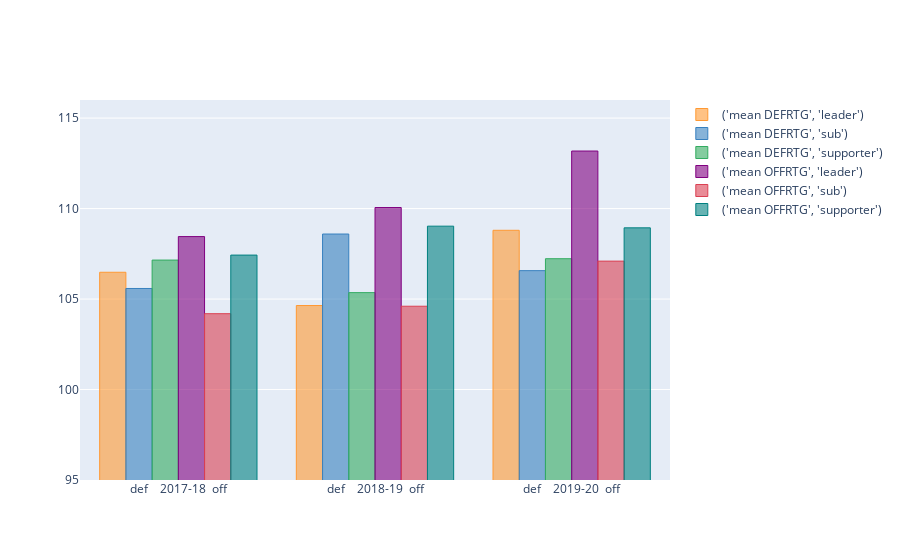

The cell this chart's notebook holds for it:
### Markdown cell above
**Bonus**: interactive display of DEF vs Off rating:

### Code cell
#Bonus: interactive display of DEF vs Off rating:


toggle_cell.hide_solution()
%matplotlib inline
import cufflinks as cf
import chart_studio.plotly as py
from plotly import __version__
from plotly.offline import download_plotlyjs, init_notebook_mode , plot, iplot
import plotly.graph_objs as go
init_notebook_mode(connected=True)
cf.go_offline()

agg1= filter1_rating_plot.groupby(['year','class','kind'])['rating'].mean()
agg1= agg1.unstack().unstack()


layout = go.Layout(yaxis=dict(range=[95, 116]))

agg1.iplot(kind='bar', layout=layout)

### Figure 1 — Plotly figure (JSON) as saved in the notebook; plotly's stock layout.template omitted (floating-point values rounded to 4 significant figures)
{"data": [{"marker": {"color": "rgba(255, 153, 51, 0.6)", "line": {"color": "rgba(255, 153, 51, 1.0)", "width": 1}}, "name": "('mean DEFRTG', 'leader')", "orientation": "v", "text": "", "type": "bar", "x": ["def    2017-18  off", "def    2018-19  off", "def    2019-20  off"], "y": [106.5, 104.6, 108.8]}, {"marker": {"color": "rgba(55, 128, 191, 0.6)", "line": {"color": "rgba(55, 128, 191, 1.0)", "width": 1}}, "name": "('mean DEFRTG', 'sub')", "orientation": "v", "text": "", "type": "bar", "x": ["def    2017-18  off", "def    2018-19  off", "def    2019-20  off"], "y": [105.6, 108.6, 106.6]}, {"marker": {"color": "rgba(50, 171, 96, 0.6)", "line": {"color": "rgba(50, 171, 96, 1.0)", "width": 1}}, "name": "('mean DEFRTG', 'supporter')", "orientation": "v", "text": "", "type": "bar", "x": ["def    2017-18  off", "def    2018-19  off", "def    2019-20  off"], "y": [107.2, 105.4, 107.2]}, {"marker": {"color": "rgba(128, 0, 128, 0.6)", "line": {"color": "rgba(128, 0, 128, 1.0)", "width": 1}}, "name": "('mean OFFRTG', 'leader')", "orientation": "v", "text": "", "type": "bar", "x": ["def    2017-18  off", "def    2018-19  off", "def    2019-20  off"], "y": [108.5, 110.1, 113.2]}, {"marker": {"color": "rgba(219, 64, 82, 0.6)", "line": {"color": "rgba(219, 64, 82, 1.0)", "width": 1}}, "name": "('mean OFFRTG', 'sub')", "orientation": "v", "text": "", "type": "bar", "x": ["def    2017-18  off", "def    2018-19  off", "def    2019-20  off"], "y": [104.2, 104.6, 107.1]}, {"marker": {"color": "rgba(0, 128, 128, 0.6)", "line": {"color": "rgba(0, 128, 128, 1.0)", "width": 1}}, "name": "('mean OFFRTG', 'supporter')", "orientation": "v", "text": "", "type": "bar", "x": ["def    2017-18  off", "def    2018-19  off", "def    2019-20  off"], "y": [107.4, 109.0, 108.9]}], "layout": {"yaxis": {"range": [95, 116]}}}
